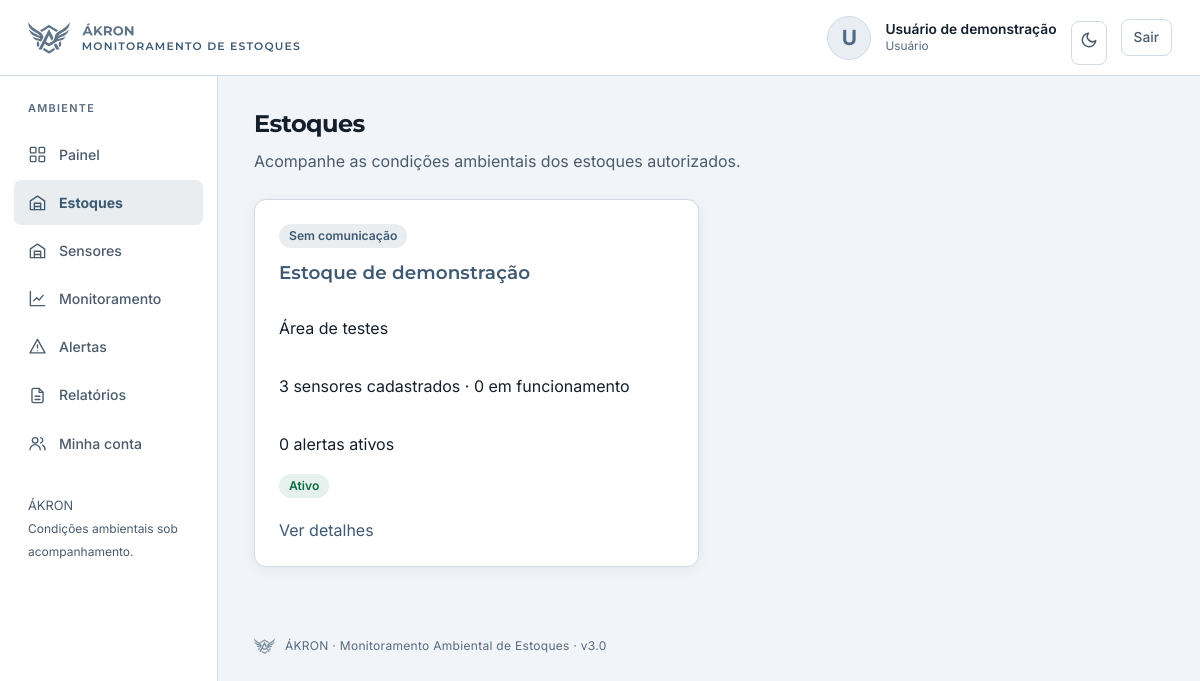
/app/views/estoques/listar.php (signed in), run on the app's committed database.
### tables this page shows
CREATE TABLE IF NOT EXISTS estoques (
    id INT UNSIGNED AUTO_INCREMENT PRIMARY KEY,
    nome VARCHAR(100) NOT NULL,
    descricao TEXT NULL,
    localizacao VARCHAR(150) NULL,
    status ENUM('ativo','inativo') NOT NULL DEFAULT 'ativo',
    criado_em DATETIME NOT NULL DEFAULT CURRENT_TIMESTAMP
);

### includes/auth.php (called while the page is built, shortened)
<?php
require_once __DIR__ . '/../app/config/app.php';
function ehAdmin(): bool
{
    return isset($_SESSION['usuario_tipo']) && $_SESSION['usuario_tipo'] === 'admin';
}

### includes/estoques.php (called while the page is built, shortened)
<?php
require_once __DIR__ . '/auth.php';
function escopoEstoque(string $coluna = 's.estoque_id'): string
{
    $usuarioId = (int) ($_SESSION['usuario_id'] ?? 0);
    return "EXISTS (SELECT 1 FROM usuario_estoque ue WHERE ue.estoque_id = $coluna AND ue.usuario_id = $usuarioId)";
}

### app/models/EstoqueModel.php (called while the page is built, shortened)
<?php
require_once __DIR__ . '/../../includes/estoques.php';
class EstoqueModel
{
    public function listarTodos(): array
    {
        $sql = "SELECT e.*, (SELECT COUNT(*) FROM sensores s WHERE s.estoque_id=e.id) AS sensores_total,
          (SELECT COUNT(*) FROM alertas a WHERE a.estoque_id=e.id AND a.status IN ('pendente','reconhecido')) AS alertas_ativos,
          (SELECT COUNT(*) FROM sensores s WHERE s.estoque_id=e.id AND s.status='ativo' AND s.ultima_comunicacao >= DATE_SUB(NOW(), INTERVAL s.intervalo_comunicacao SECOND)) AS sensores_online,
          (SELECT MAX(a.severidade='critico') FROM alertas a WHERE a.estoque_id=e.id AND a.resolvido=0 AND a.status!='normalizado') AS critico,
          (SELECT COUNT(*) FROM alertas a WHERE a.estoque_id=e.id AND a.resolvido=0 AND a.status!='normalizado' AND a.severidade='atencao') AS atencao
          FROM estoques e WHERE " . escopoEstoque('e.id') . ' ORDER BY e.status, e.nome';
        $rows = $this->pdo->query($sql)->fetchAll();
        require_once __DIR__.'/LeituraModel.php';
        $atuais=(new LeituraModel($this->pdo))->atuais();
        $porEstoque=[];foreach($atuais as $sensor)$porEstoque[(int)$sensor['estoque_id']][]=$sensor;
        foreach ($rows as &$row) {
            $condicao='Sem comunicação';$critico=false;$atencao=false;$sem=false;$online=false;
            foreach ($porEstoque[(int)$row['id']]??[] as $sensor) if ($sensor['status']==='ativo') {
                $online=$online||$sensor['comunicacao']==='online'; $sem=$sem||$sensor['comunicacao']!=='online';
            }
        }
        return $rows;
    }
}

### app/models/LeituraModel.php (called while the page is built, shortened)
<?php
require_once __DIR__ . '/SensorModel.php';
require_once __DIR__ . '/../../includes/estoques.php';
class LeituraModel
{
    private PDO $pdo;
    public function __construct(PDO $pdo) { $this->pdo = $pdo; }
    public function atuais(int $estoqueId=0,int $sensorId=0): array
    {
        $where=escopoEstoque('s.estoque_id');$params=[];
        $st=$this->pdo->prepare("SELECT s.*, e.nome AS estoque_nome, l.valor AS ultimo_valor,l.lido_em,
            l.situacao AS situacao_ambiental,
            CASE WHEN s.status='inativo' OR e.status='inativo' THEN 'inativo'
            WHEN l.lido_em IS NULL OR TIMESTAMPDIFF(SECOND,l.lido_em,NOW())>s.intervalo_comunicacao THEN 'sem_comunicacao'
            ELSE 'online' END AS comunicacao
            FROM sensores s JOIN estoques e ON e.id=s.estoque_id
            LEFT JOIN leitura_sensor l ON l.id=(SELECT x.id FROM leitura_sensor x WHERE x.sensor_id=s.id AND x.estoque_id=s.estoque_id ORDER BY x.lido_em DESC,x.id DESC LIMIT 1)
            WHERE $where ORDER BY CASE s.tipo WHEN 'temperatura' THEN 1 WHEN 'umidade' THEN 2 WHEN 'qualidade_ar' THEN 3 ELSE 4 END,s.nome");
        $st->execute($params);$rows=$st->fetchAll();
        foreach($rows as &$row) { $row['unidade']=SensorModel::unidade($row['tipo']); $row['ultimo_valor']=$row['ultimo_valor']===null?null:(float)$row['ultimo_valor']; }
        return $rows;
    }
}

### app/models/SensorModel.php (called while the page is built, shortened)
<?php
require_once __DIR__ . '/../../includes/estoques.php';
class SensorModel
{
    public static function unidade(string $tipo): string
    {
        return self::TIPOS[$tipo]['unidade'] ?? '';
    }
}

### app/views/estoques/listar.php (the view, shortened to what this page needs)
<?php
require_once __DIR__.'/../../../includes/auth.php';exigirLogin();
require_once __DIR__.'/../../models/EstoqueModel.php';
$estoques=(new EstoqueModel($pdo))->listarTodos();$tituloPagina='Estoques';
require __DIR__.'/../partials/cabecalho.php';
?>
<header class="page-header"><div><h1>Estoques</h1><p>Acompanhe as condições ambientais dos estoques autorizados.</p></div><?php if(ehAdmin()): ?><a class="btn-primario" href="formulario.php">Cadastrar estoque</a><?php endif ?></header>
<div class="estoques-grade">
<?php foreach($estoques as $e): $classe=['Crítico'=>'critico','Atenção'=>'atencao','Normal'=>'normal'][$e['condicao']]??'info'; ?>
<article class="estoque-card condicao-<?= $classe ?>"><span class="badge badge-<?= $classe ?>"><?= escapar($e['condicao']) ?></span><h2><a class="estoque-link" href="detalhes.php?id=<?= (int)$e['id'] ?>"><?= escapar($e['nome']) ?></a></h2><p><?= escapar($e['localizacao']?:'Localização não informada') ?></p><p><?= (int)$e['sensores_total'] ?> sensores cadastrados · <?= (int)$e['sensores_online'] ?> em funcionamento</p><p><?= (int)$e['alertas_ativos'] ?> alertas ativos</p><span class="badge badge-<?= escapar($e['status']) ?>"><?= $e['status']==='ativo'?'Ativo':'Inativo' ?></span><?php if(!$e['sensores_total']): ?><p>Nenhum sensor cadastrado neste estoque.</p><?php endif ?><div class="acoes-card"><a href="detalhes.php?id=<?= (int)$e['id'] ?>">Ver detalhes</a><?php if(ehAdmin()): ?><a href="formulario.php?id=<?= (int)$e['id'] ?>">Editar estoque</a><?php endif ?></div></article>
<?php endforeach ?>
</div>
<?php require __DIR__.'/../partials/rodape.php'; ?>

### public/assets/css/style.css (style rules this page uses)
:root { color-scheme: light; --cor-fundo: #f1f4f8; --cor-fundo-card: #ffffff; --cor-fundo-card-alt: #e9eef4; --cor-fundo-entrada: #ffffff; --cor-borda: #d2dbe5; --cor-borda-forte: #aebdcb; --cor-texto: #141f2b; --cor-texto-suave: #4a5b6c; --cor-texto-fraco: #566a7f; --cor-marca: #607487; --cor-primaria: #4f6b85; --cor-primaria-hover: #3e5973; --cor-texto-sobre-primaria: #ffffff; --cor-link: #3e5973; --cor-link-hover: #2b4258; --cor-foco: #4f6b85; --cor-sucesso: #0c6b45; --cor-sucesso-fundo: rgba(12, 107, 69, 0.10); --cor-sucesso-borda: rgba(12, 107, 69, 0.30); --cor-erro: #b32a38; --cor-erro-fundo: rgba(179, 42, 56, 0.09); --cor-erro-borda: rgba(179, 42, 56, 0.30); --cor-erro-hover: #8f2230; --cor-texto-sobre-erro: #ffffff; --cor-alerta: #7d5200; --cor-alerta-fundo: rgba(224, 168, 63, 0.20); --cor-alerta-borda: rgba(125, 82, 0, 0.30); --cor-info-fundo: rgba(79, 107, 133, 0.12); --cor-grafico-linha: #4f6b85; --cor-grafico-area: rgba(79, 107, 133, 0.16); --cor-grafico-grade: #d9e1ea; --cor-grafico-texto: #4a5b6c; --cor-grafico-critico: rgba(194, 49, 63, 0.78); --cor-grafico-atencao: rgba(214, 154, 31, 0.85); --cor-grafico-info: rgba(79, 107, 133, 0.78); --cor-login-topo: #ffffff; --cor-login-base: #e3e9f0; --raio: 10px; --raio-peq: 6px; --sombra: 0 1px 2px rgba(20, 31, 43, 0.06), 0 8px 24px rgba(20, 31, 43, 0.08); --sombra-suave: 0 1px 3px rgba(20, 31, 43, 0.08); --fonte: 'Inter', 'Segoe UI', Roboto, Arial, sans-serif; --fonte-titulo: 'Montserrat', 'Inter', 'Segoe UI', Arial, sans-serif; }
* { box-sizing: border-box; }
body { margin: 0; font-family: var(--fonte); background: var(--cor-fundo); color: var(--cor-texto); line-height: 1.5; -webkit-font-smoothing: antialiased; transition: background-color 0.2s ease, color 0.2s ease; }
a { color: var(--cor-link); text-decoration: none; }
h1, h2, h3 { font-family: var(--fonte-titulo); font-weight: 600; margin-top: 0; letter-spacing: 0.1px; }
.container h1 { font-size: 1.6rem; font-weight: 700; }
.badge { display: inline-block; padding: 3px 10px; border-radius: 100px; font-size: 0.78rem; font-weight: 600; }
.badge-ativo { background: var(--cor-sucesso-fundo); color: var(--cor-sucesso); }
.badge-info { background: var(--cor-info-fundo); color: var(--cor-link); }

### public/assets/css/componentes.css (style rules this page uses)
:root { --espaco-pequeno: .5rem; --espaco-medio: 1rem; --espaco-grande: 1.5rem; --largura-sidebar: 218px; --altura-topbar: 76px; --raio-card: 10px; --raio-botao: 7px; }
.app-shell { min-height: 100vh; }
.container h1 { font-size: clamp(1.35rem, 2vw, 1.8rem); line-height: 1.3; letter-spacing: -.025em; margin-bottom: 9px; }
.container h2 { font-size: 1.05rem; line-height: 1.45; }
.page-header, .cabecalho-pagina { display: flex; flex-wrap: wrap; align-items: center; justify-content: space-between; gap: 16px; margin-bottom: 24px; }
.page-header p, .cabecalho-pagina p { margin: 6px 0 0; color: var(--cor-texto-suave); }
.badge { white-space: nowrap; font-size: .76rem; font-weight: 600; }
:where(a, button, input, select, textarea, summary):focus-visible { outline: 2px solid var(--cor-foco); outline-offset: 3px; }
:root { --espaco:1rem;--raio:12px;--sombra-padrao:0 3px 14px rgba(20,31,43,.06) }
h1,h2,h3,p,legend,label,th,.page-header,.marca,.login-marca,.login-box { text-align:left }
h1 { font-size:clamp(1.6rem,3vw,2rem) }
h2 { font-size:1.2rem }
p { line-height:1.65 }
button,a,input,select,textarea { transition:background-color .16s,border-color .16s,box-shadow .16s }
.estoques-grade,.usuarios-grade { display:grid;grid-template-columns:repeat(3,minmax(0,1fr));gap:20px;margin:24px 0 }
.estoque-card,.usuario-card { position:relative;background:var(--cor-fundo-card);border:1px solid var(--cor-borda);border-radius:var(--raio);padding:24px;min-width:0;overflow-wrap:anywhere;box-shadow:var(--sombra-padrao) }
.estoque-card h2,.usuario-card h2 { font-size:1.15rem;margin:12px 0 }
.estoque-link::after { content:'';position:absolute;inset:0 }
.estoque-card .acoes-card { position:relative;z-index:1 }
.acoes-card { display:flex;gap:16px;flex-wrap:wrap;margin-top:20px }
@media (max-width:1200px) { .estoques-grade,.usuarios-grade { grid-template-columns:repeat(2,minmax(0,1fr)) } }
.estoque-card { display:flex;flex-direction:column;align-items:flex-start }
.estoque-card .acoes-card { margin-top:auto;padding-top:20px }

### data on the page
estoques: condicao "Sem comunicação", nome "Estoque de demonstração", localizacao "Área de testes", sensores_total "3", sensores_online "0", alertas_ativos "0", status "Ativo"

### other printed values
escapar($nomeLogado) "Usuário de demonstração"
escapar($perfilLogado) "Usuário"
escapar($rotuloMenu) "Painel"
escapar($rotuloMenu) "Estoques"
escapar($rotuloMenu) "Sensores"
escapar($rotuloMenu) "Monitoramento"
escapar($rotuloMenu) "Alertas"
escapar($rotuloMenu) "Relatórios"
escapar($rotuloMenu) "Minha conta"
escapar(APP_NOME . ' · ' . APP_DESCRICAO . ' · v' . APP_VERSAO) "ÁKRON · Monitoramento Ambiental de Estoques · v3.0"
